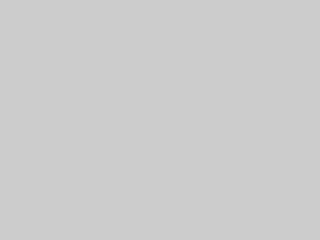
Frame 1 (no input)
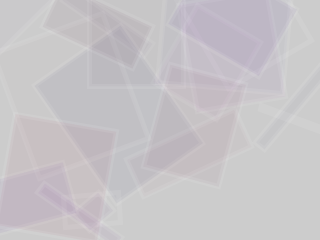
Frame 60 (the mouse pressed at the canvas centre just before this capture)
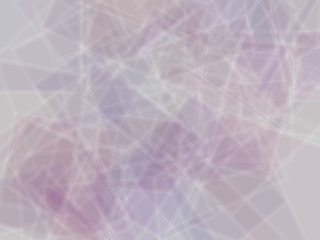
Frame 120 (the mouse held since frame 60 and released just before this capture)

The Processing sketch that drew these frames (run headless with seeded random() and noise(); from frame 60 on, the mouse is pressed at the canvas centre):

// Processing sketch: processing_24180
// ── processing_24180.pde

/*
 * Based on the idea of Mauricio J. Martínez
 * Draw's rotating rectangles of random width x height
 * Used as background canvas with processing.js
 *
 * Fabian Dennler <fd@fabforge.ch>
 */
   
float r = PI/6;                     // initial rotation

void setup() {
  //size(screen.width,screen.height);
  size(320,240);
  frameRate(4);
  initialize();
}  

void initialize() {
  stroke(255,30);
  strokeWeight(5);
  smooth();
}

void draw(){
 
  if (frameCount > 40) {
    rectMode (CENTER);
    translate (random(width), random(height));
    rotate (r);
    stroke(255,20);
    fill (random(150), random(10), random(160),random(160)*0.1);
    rect (0, 0, random(width/2), random(width/2));
    //increment angle – make smaller to slow rotation
    r += PI/36;                         
  }
}
